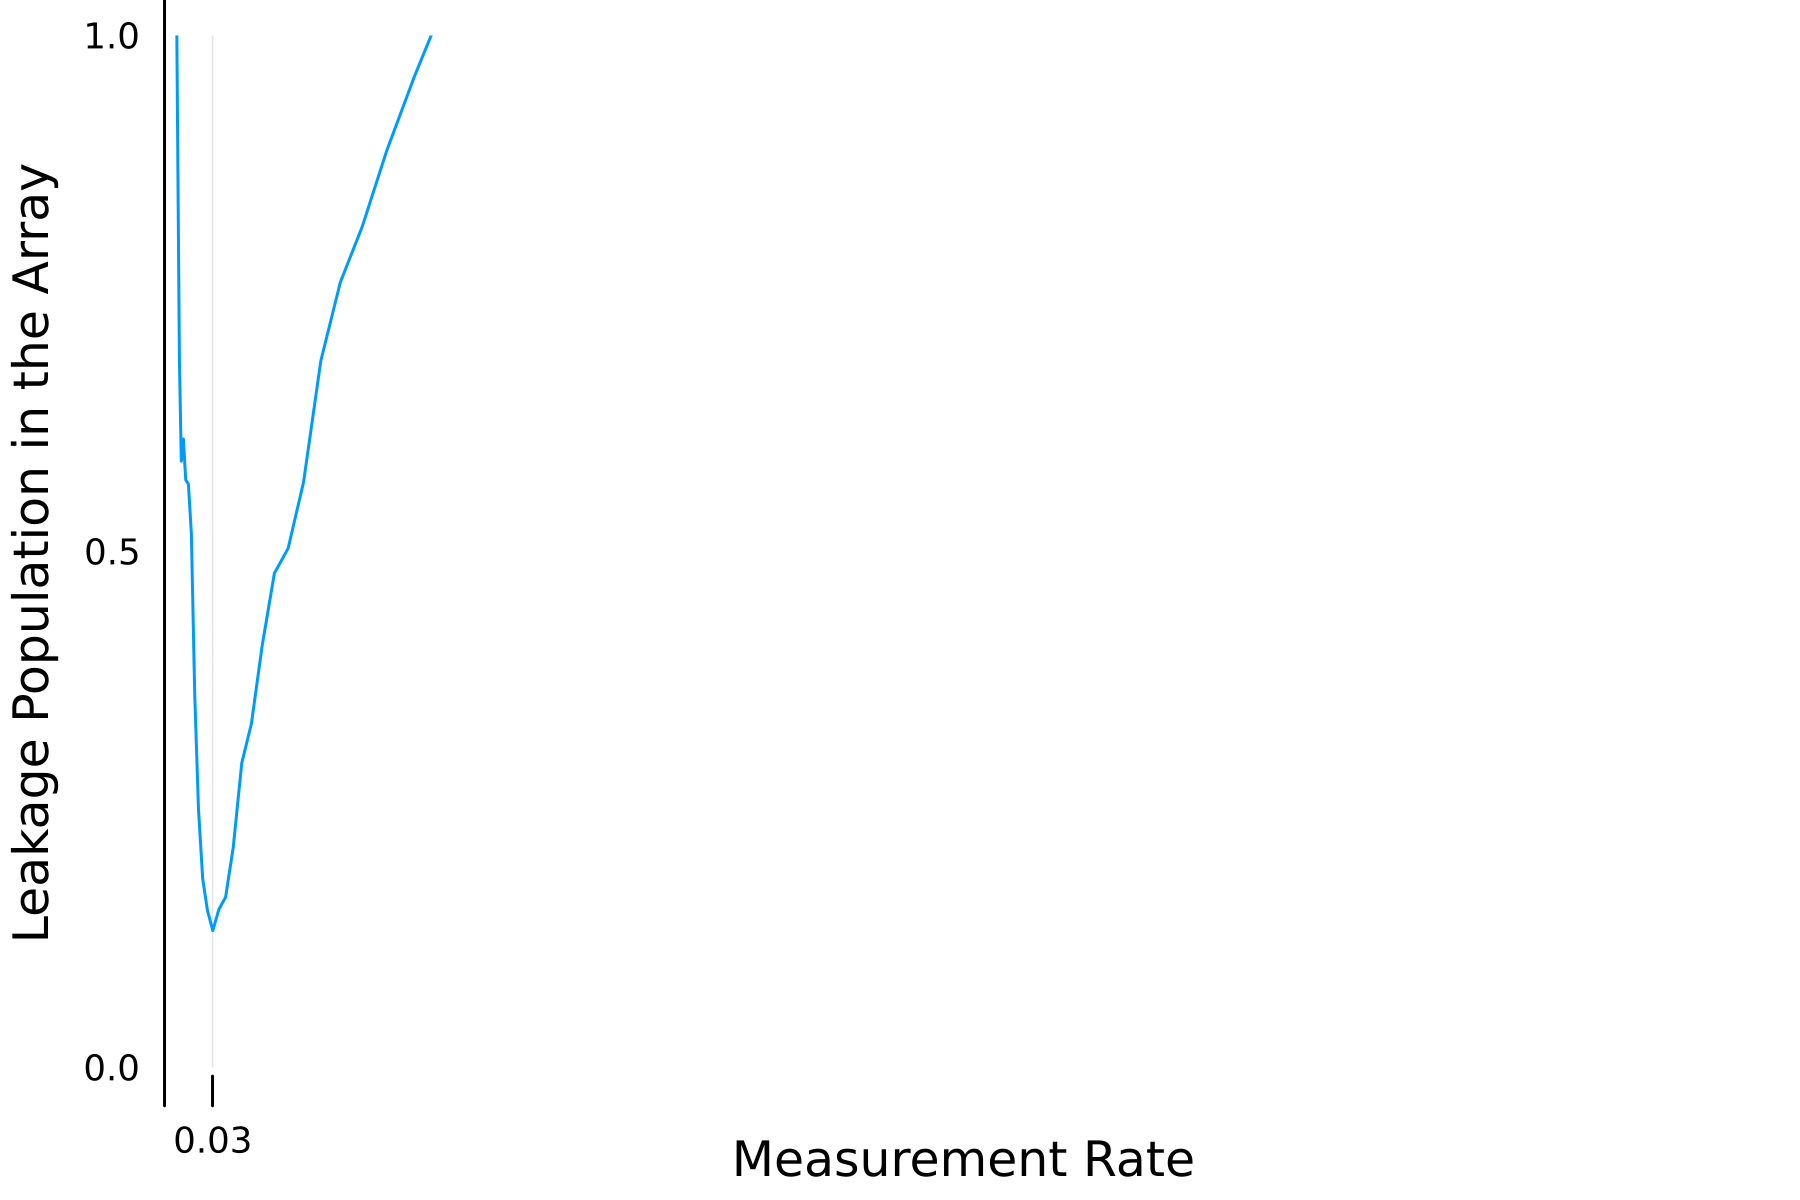

Generate this figure with Julia:
using JLD2
using Plots

function make_plot()
    path = @__DIR__
    plotinfo = load(joinpath(dirname(path), "data.jld2"), "plotinfo")
    pl = plot(xaxis = :log10,
    xticks = ([0.03, 50], [0.03, 50]),
    dpi = 300,
    xlabel = "Measurement Rate",
    ylabel = "Leakage Population in the Array", 
    # ylims = (10^-5, 1)
    )
    line = plotinfo.lines["L = 3"]
    plot!(pl, line.x, line.y, label = "")
    savefig(pl, joinpath(path, "paper_plot.png"))
    savefig(pl, joinpath(path, "paper_plot.svg"))
    return pl
end

make_plot()
